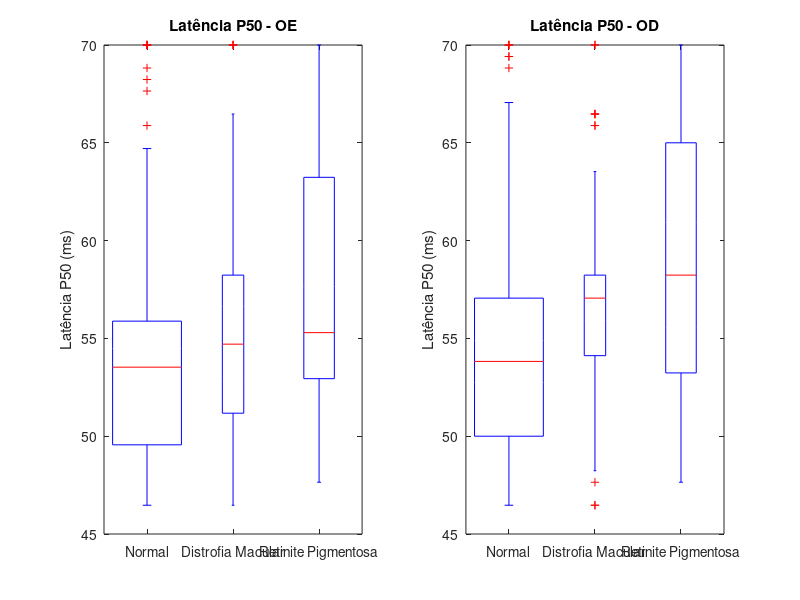

This figure's MATLAB source:
clear;
close all;
load latP50_LE_vector.mat
load latP50_LE_rp_vector.mat
load latP50_LE_dm_vector.mat
load latP50_RE_vector.mat
load latP50_RE_rp_vector.mat
load latP50_RE_dm_vector.mat

%% Boxplot único para cada olho: Normal, Distrofia Macular e Retinite Pigmentosa

% OE (Olho Esquerdo)
X_LE = [latP50_LE_vector, latP50_LE_dm_vector, latP50_LE_rp_vector];
G_LE = [ones(size(latP50_LE_vector)), ...
    2*ones(size(latP50_LE_dm_vector)), ...
    3*ones(size(latP50_LE_rp_vector))];

figure;
subplot(1,2,1)
boxplot(X_LE, G_LE, 'Labels', {'Normal', 'Distrofia Macular', 'Retinite Pigmentosa'});
ylabel('Latência P50 (ms)')
title('Latência P50 - OE');

% Testes estatísticos OE
fprintf('\nOE: Normal vs Distrofia Macular\n');
[p_le_dm, h_le_dm, stats_le_dm] = ranksum(latP50_LE_vector, latP50_LE_dm_vector);
fprintf('p=%.4g, h=%d, ranksum=%2f, z=%.4f\n', p_le_dm, h_le_dm, stats_le_dm.ranksum, stats_le_dm.zval);

fprintf('OE: Normal vs Retinite Pigmentosa\n');
[p_le_rp, h_le_rp, stats_le_rp] = ranksum(latP50_LE_vector, latP50_LE_rp_vector);
fprintf('p=%.4g, h=%d, ranksum=%2f, z=%.4f\n', p_le_rp, h_le_rp, stats_le_rp.ranksum, stats_le_rp.zval);

fprintf('OE: Distrofia Macular vs Retinite Pigmentosa\n');
[p_le_dm_rp, h_le_dm_rp, stats_le_dm_rp] = ranksum(latP50_LE_dm_vector, latP50_LE_rp_vector);
fprintf('p=%.4g, h=%d, ranksum=%2f, z=%.4f\n', p_le_dm_rp, h_le_dm_rp, stats_le_dm_rp.ranksum, stats_le_dm_rp.zval);

% OD (Olho Direito)
X_RE = [latP50_RE_vector, latP50_RE_dm_vector, latP50_RE_rp_vector];
G_RE = [ones(size(latP50_RE_vector)), ...
    2*ones(size(latP50_RE_dm_vector)), ...
    3*ones(size(latP50_RE_rp_vector))];

subplot(1,2,2)
boxplot(X_RE, G_RE, 'Labels', {'Normal', 'Distrofia Macular', 'Retinite Pigmentosa'});
ylabel('Latência P50 (ms)')
title('Latência P50 - OD');

% Testes estatísticos OD
fprintf('\nOD: Normal vs Distrofia Macular\n');
[p_re_dm, h_re_dm, stats_re_dm] = ranksum(latP50_RE_vector, latP50_RE_dm_vector);
fprintf('p=%.4g, h=%d, ranksum=%2f, z=%.4f\n', p_re_dm, h_re_dm, stats_re_dm.ranksum, stats_re_dm.zval);

fprintf('OD: Normal vs Retinite Pigmentosa\n');
[p_re_rp, h_re_rp, stats_re_rp] = ranksum(latP50_RE_vector, latP50_RE_rp_vector);
fprintf('p=%.4g, h=%d, ranksum=%2f, z=%.4f\n', p_re_rp, h_re_rp, stats_re_rp.ranksum, stats_re_rp.zval);

fprintf('OD: Distrofia Macular vs Retinite Pigmentosa\n');
[p_re_dm_rp, h_re_dm_rp, stats_re_dm_rp] = ranksum(latP50_RE_dm_vector, latP50_RE_rp_vector);
fprintf('p=%.4g, h=%d, ranksum=%2f, z=%.4f\n', p_re_dm_rp, h_re_dm_rp, stats_re_dm_rp.ranksum, stats_re_dm_rp.zval);
